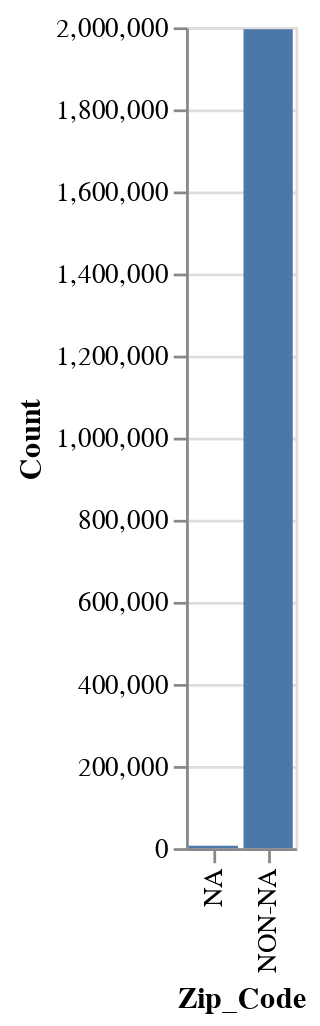

The code cell stored with this chart in its notebook:
### Code cell
source = pd.DataFrame({
'Zip_Code': ['NA', 'NON-NA'],
'Count': [sales_data['zip_code'].isna().sum(),
      len(sales_data) - sales_data['zip_code'].isna().sum()
     ]
    })

alt.Chart(source).mark_bar().encode(
    x = 'Zip_Code',
    y ='Count'
)

### Figure 1 — Vega-Lite specification as saved in the notebook (floating-point values rounded to 4 significant figures)
{"config": {"view": {"continuousWidth": 400, "continuousHeight": 300}}, "data": {"name": "data-3628c14bab01620ff45aac93ea1a41ed"}, "mark": "bar", "encoding": {"x": {"type": "nominal", "field": "Zip_Code"}, "y": {"type": "quantitative", "field": "Count"}}, "$schema": "https://vega.github.io/schema/vega-lite/v4.0.2.json", "datasets": {"data-3628c14bab01620ff45aac93ea1a41ed": [{"Zip_Code": "NA", "Count": 5718}, {"Zip_Code": "NON-NA", "Count": 1995516}]}}
